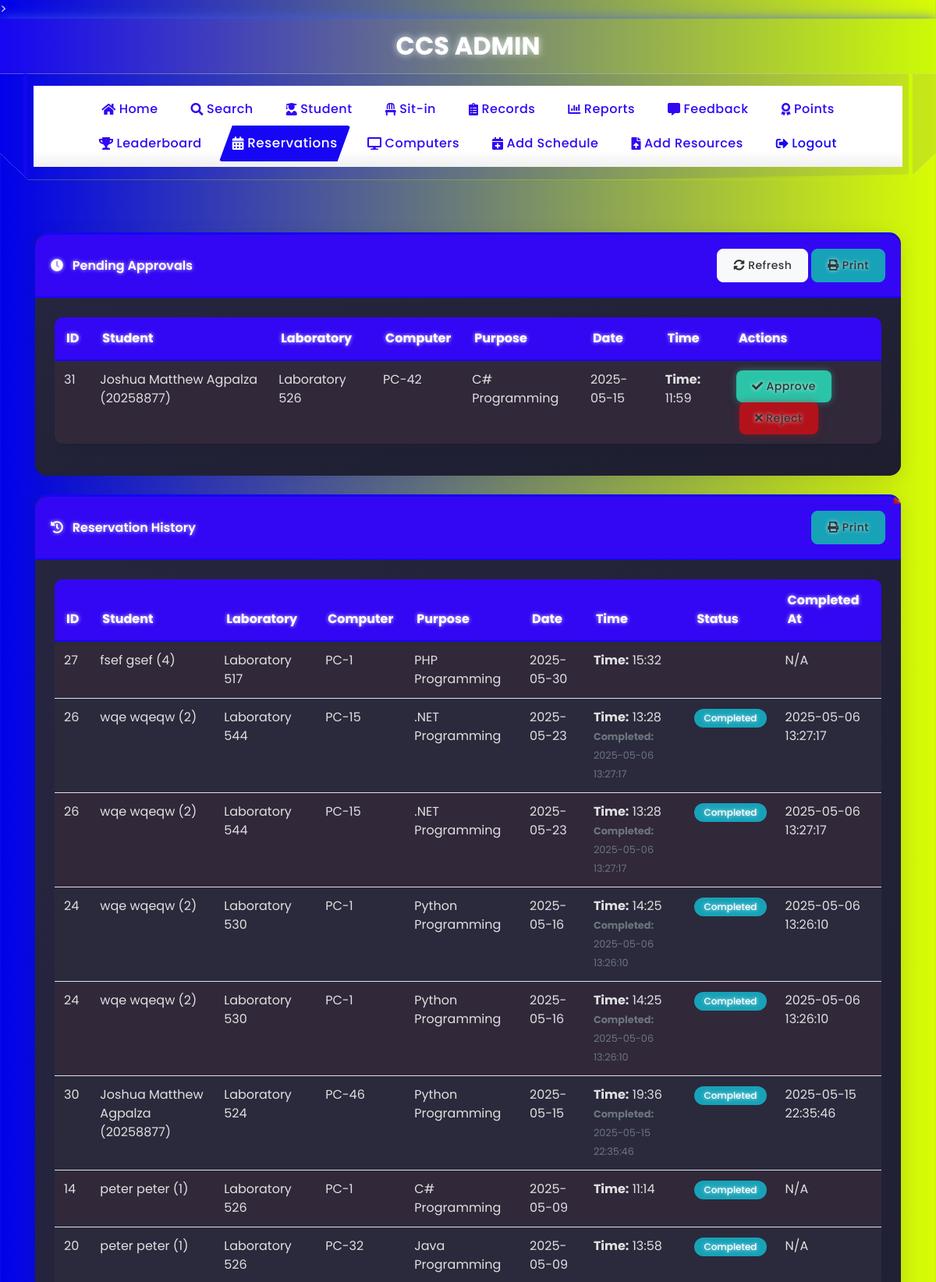
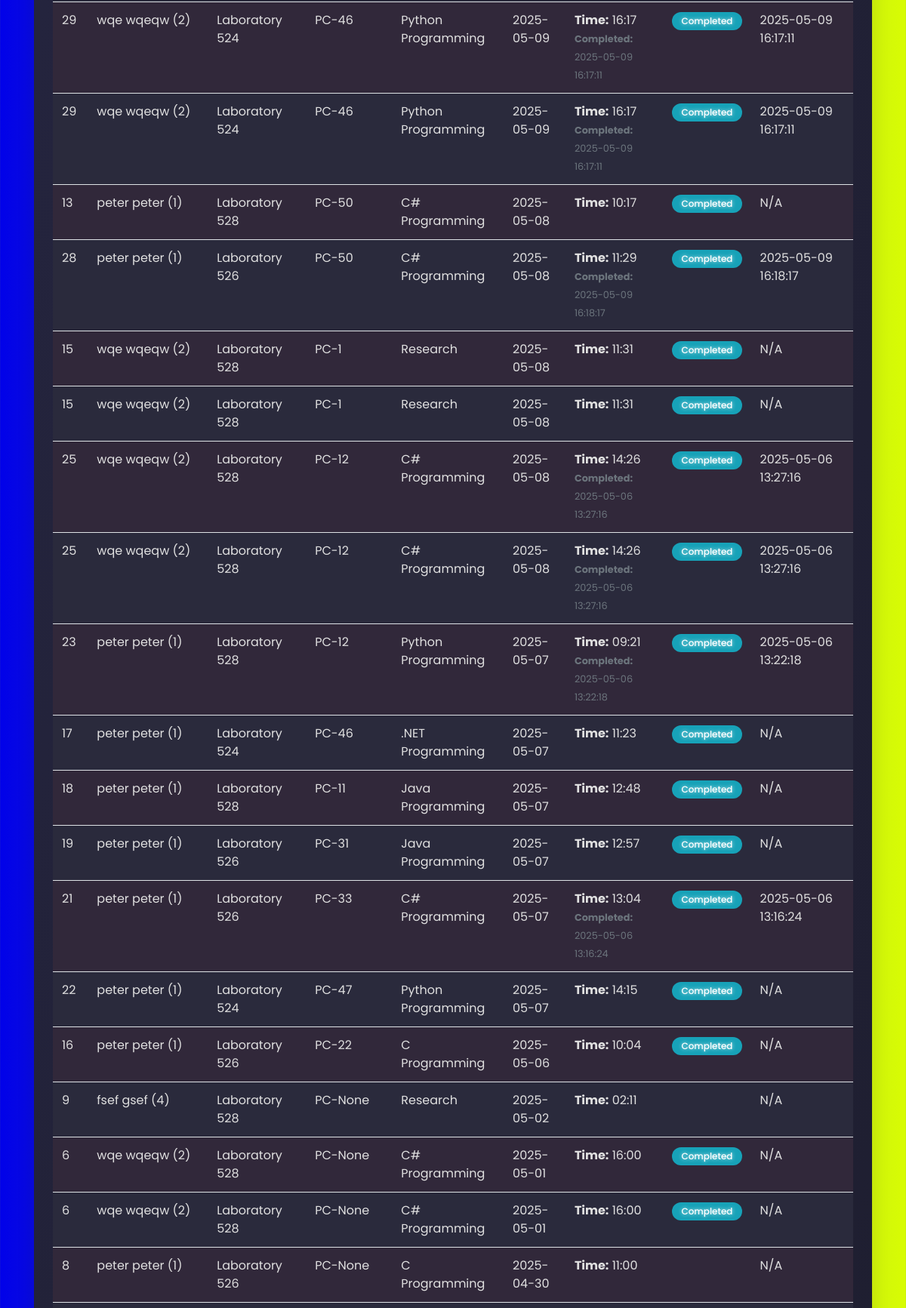
The app's page /admin_reservation (signed in, upper part) with its own data (2 pictures, top to bottom).
### tables this page shows
CREATE TABLE reservations (
                        id INTEGER PRIMARY KEY,
                        student_id TEXT,
                        laboratory_number TEXT,
                        reservation_date TEXT,
                        reservation_time TEXT,
                        purpose TEXT,
                        status TEXT,
                        created_at TEXT, computer_number INTEGER, time_out TEXT, completed_at TEXT,
                        FOREIGN KEY (student_id) REFERENCES users (idno)
                    );

CREATE TABLE users
(id INTEGER PRIMARY KEY AUTOINCREMENT,
idno varchar(50),
lastname varchar(80),
firstname varchar(80),
middlename varchar(80),
course varchar(50),
year_level varchar(50),
email varchar(60),
username varchar(80),
password varchar(90), remaining_sessions INTEGER DEFAULT 30, is_admin INTEGER DEFAULT 0, profile_image TEXT, role TEXT DEFAULT 'user', points INTEGER DEFAULT 0);

### app.py (the view)
@app.route('/admin_reservation')
def admin_reservation():
    if 'admin' not in session:
        flash('You must be logged in as admin to access this page', 'danger')
        return redirect(url_for('login'))
    try:
        conn = get_db_connection()
        cursor = conn.cursor()
        cursor.execute('SELECT COUNT(*) as count FROM sitins WHERE logout_time IS NULL')
        active_sitin_count = cursor.fetchone()['count']
        cursor.execute('''
            SELECT r.id, r.student_id, u.firstname, u.lastname, r.laboratory_number,
                   r.computer_number, r.purpose, r.reservation_date, r.reservation_time,
                   r.time_out, r.status, r.completed_at
            FROM reservations r
            JOIN users u ON r.student_id = u.idno
            ORDER BY r.reservation_date DESC, r.reservation_time ASC
        ''')
        reservations = cursor.fetchall()
        conn.close()
        return render_template('admin_reservation.html', reservations=reservations, active_sitin_count=active_sitin_count)
    except Exception as e:
        print(f"Error loading admin reservation page: {str(e)}")
        return render_template('admin_reservation.html', reservations=[], active_sitin_count=0, error=str(e))

### app.py (called while the page is built, shortened)
def get_db_connection():
    conn = sqlite3.connect('students.db', timeout=30)
    conn.execute("PRAGMA journal_mode=WAL")  # Use Write-Ahead Logging
    conn.row_factory = sqlite3.Row
    try:
        cursor = conn.cursor()
        cursor.execute("PRAGMA table_info(users)")
        columns = [column[1] for column in cursor.fetchall()]
        cursor.execute("PRAGMA table_info(sitins)")
        sitins_columns = [column[1] for column in cursor.fetchall()]
    except Exception as e:
        print(f"Error in get_db_connection: {str(e)}")
    return conn

### templates/admin_reservation.html (shortened to what this page needs)
<!DOCTYPE html>
<html lang="en">
<head>
    <link rel="stylesheet" href="https://stackpath.bootstrapcdn.com/bootstrap/4.5.2/css/bootstrap.min.css">
    <link rel="stylesheet" href="https://cdnjs.cloudflare.com/ajax/libs/font-awesome/5.15.3/css/all.min.css">
    <link rel="stylesheet" href="{{ url_for('static', filename='css/navbar.css') }}">
</head>
<body>
    <div class="header-banner">
        <div class="container text-center">
            <h3 class="font-weight-bold mb-0">CCS ADMIN</h3>
        </div>
    </div>
    {% include 'admin_navbar.html' %}
    <div class="container py-5">
        <div class="card mb-4">
            <div class="card-header d-flex justify-content-between align-items-center">
                <div>
                    <i class="fas fa-clock mr-2"></i> Pending Approvals
                </div>
                <div>
                    <button class="btn btn-sm btn-light" onclick="window.location.reload()">
                        <i class="fas fa-sync-alt"></i> Refresh
                    </button>
                    <button class="btn btn-sm btn-info no-print" onclick="window.print()">
                        <i class="fas fa-print"></i> Print
                    </button>
                </div>
            </div>
            <div class="card-body">
                <div class="table-responsive">
                    <table class="table table-striped">
                        <thead>
                            <tr>
                                <th>ID</th>
                                <th>Student</th>
                                <th>Laboratory</th>
                                <th>Computer</th>
                                <th>Purpose</th>
                                <th>Date</th>
                                <th>Time</th>
                                <th>Actions</th>
                            </tr>
                        </thead>
                        <tbody>
                            {% if reservations %}
                                {% for reservation in reservations %}
                                    {% if reservation.status == 'Pending' %}
                                    <tr>
                                        <td>{{ reservation.id }}</td>
                                        <td>{{ reservation.firstname }} {{ reservation.lastname }} ({{ reservation.student_id }})</td>
                                        <td>Laboratory {{ reservation.laboratory_number }}</td>
                                        <td>PC-{{ reservation.computer_number }}</td>
                                        <td>{{ reservation.purpose }}</td>
                                        <td>{{ reservation.reservation_date }}</td>
                                        <td>
                                            <strong>Time:</strong> {{ reservation.reservation_time }}<br>
                                        </td>
                                        <td>
                                            <form method="POST" action="{{ url_for('update_reservation_status') }}" class="d-inline">
                                                <button type="submit" class="btn btn-sm btn-success" title="Approve">
                                                    <i class="fas fa-check"></i> Approve
                                                </button>
                                            </form>
                                            <form method="POST" action="{{ url_for('update_reservation_status') }}" class="d-inline ml-1">
                                                <button type="submit" class="btn btn-sm btn-danger" title="Reject">
                                                    <i class="fas fa-times"></i> Reject
                                                </button>
                                            </form>
                                        </td>
                                    </tr>
                                    {% endif %}
                                {% endfor %}
                            {% endif %}
                        </tbody>
                    </table>
                </div>
            </div>
        </div>
        <div class="card">
            <div class="card-header">
                <div class="d-flex justify-content-between align-items-center">
                    <div>
                        <i class="fas fa-history mr-2"></i> Reservation History
                    </div>
                    <div>
                        <button class="btn btn-sm btn-info no-print" onclick="window.print()">
                            <i class="fas fa-print"></i> Print
                        </button>
                    </div>
                </div>
            </div>
            <div class="card-body">
                <div class="table-responsive">
                    <table class="table table-striped">
                        <thead>
                            <tr>
                                <th>ID</th>
                                <th>Student</th>
                                <th>Laboratory</th>
                                <th>Computer</th>
                                <th>Purpose</th>
                                <th>Date</th>
                                <th>Time</th>
                                <th>Status</th>
                                <th>Completed At</th>
                            </tr>
                        </thead>
                        <tbody>
                            {% if reservations %}
                                {% for reservation in reservations %}
                                    {% if reservation.status != 'Pending' %}
                                    <tr>
                                        <td>{{ reservation.id }}</td>
                                        <td>{{ reservation.firstname }} {{ reservation.lastname }} ({{ reservation.student_id }})</td>
                                        <td>Laboratory {{ reservation.laboratory_number }}</td>
                                        <td>PC-{{ reservation.computer_number }}</td>
                                        <td>{{ reservation.purpose }}</td>
                                        <td>{{ reservation.reservation_date }}</td>
                                        <td>
                                            <strong>Time:</strong> {{ reservation.reservation_time }}<br>
                                            {% if reservation.status == 'Completed' and reservation.completed_at %}
                                            <small class="text-muted"><strong>Completed:</strong> {{ reservation.completed_at }}</small>
                                            {% endif %}
                                        </td>
                                        <td>
                                            {% if reservation.status == 'Approved' %}
                                                <span class="badge badge-pill badge-success">Approved</span>
                                            {% elif reservation.status == 'Rejected' %}
                                                <span class="badge badge-pill badge-danger">Rejected</span>
                                            {% elif reservation.status == 'Completed' %}
                                                <span class="badge badge-pill badge-info">Completed</span>
                                            {% endif %}
                                        </td>
                                        <td>{{ reservation.completed_at if reservation.completed_at else 'N/A' }}</td>
                                    </tr>
                                    {% endif %}
                                {% endfor %}
                            {% endif %}
                        </tbody>
                    </table>
                </div>
            </div>
        </div>
    </div>
</body>
</html>

### templates/admin_reservation.html (style rules this page uses)
:root { --primary-color: #1606f3; --secondary-color: #cdfa06; --accent-color: #D6454F; --light-color: #f8f9fa; --dark-color: #3307f3; --success-color: #2bc4a9; --warning-color: #f9c74f; --danger-color: #B4121B; --glow-color: rgba(67, 97, 238, 0.8); }
body { font-family: 'Poppins', sans-serif; background: linear-gradient(to right, #0101e9, #d8fd03); color: #e0e0e0; min-height: 100vh; }
.header-banner { background: linear-gradient(to right, var(--primary-color), var(--secondary-color)); color: white; padding: 16px 0; overflow: hidden; text-shadow: 0 0 10px rgba(255, 255, 255, 0.8); box-shadow: 0 0 15px var(--glow-color); }
.header-banner h3 { font-size: 2rem; font-weight: 700; }
.card { border: none; border-radius: 15px; box-shadow: 0 5px 25px rgba(0, 0, 0, 0.1); transition: all 0.3s ease; margin-bottom: 25px; overflow: hidden; background: linear-gradient(to bottom right, #1e1e2f, #252540); border-top: 3px solid var(--primary-color); }
.card-header { background: var(--dark-color); color: white; font-weight: 600; padding: 18px 20px; border-bottom: 2px solid var(--primary-color) !important; border-radius: 15px 15px 0 0 !important; text-shadow: 0 0 5px rgba(255, 255, 255, 0.8); }
.card-body { padding: 25px; background: linear-gradient(to bottom right, #252540, #1e1e2f); color: #e0e0e0; }
.btn { border-radius: 8px; padding: 10px 20px; font-weight: 500; letter-spacing: 0.5px; transition: all 0.3s ease; color: #333333; text-shadow: 0 0 5px rgba(255, 255, 255, 0.8); }
.btn-success { background: var(--success-color); border: none; box-shadow: 0 0 10px rgba(43, 196, 169, 0.5); }
.btn-danger { background: var(--danger-color); border: none; box-shadow: 0 0 10px rgba(180, 18, 27, 0.5); }
.table { background-color: #2a2a3c; border-radius: 10px; overflow: hidden; box-shadow: 0 0 20px rgba(0, 0, 0, 0.1); color: #e0e0e0; }
.table thead th { background-color: var(--dark-color); color: white; border: none; padding: 15px; border-bottom: 2px solid var(--primary-color); text-shadow: 0 0 5px rgba(255, 255, 255, 0.8); }
.table-striped tbody tr:nth-of-type(odd) { background-color: rgba(180, 18, 27, 0.05); }
.badge-pill { padding: 0.5em 1em; font-weight: 500; text-shadow: 0 0 5px rgba(255, 255, 255, 0.8); }

### records on screen
reservations: id "31", firstname "Joshua Matthew", lastname "Agpalza", student_id "20258877", laboratory_number "526", computer_number "42", purpose "C# Programming", reservation_date "2025-05-15", reservation_time "11:59"
reservations: id "27", firstname "fsef", lastname "gsef", student_id "4", laboratory_number "517", computer_number "1", purpose "PHP Programming", reservation_date "2025-05-30", reservation_time "15:32", completed_at "N/A"
reservations: id "26", firstname "wqe", lastname "wqeqw", student_id "2", laboratory_number "544", computer_number "15", purpose ".NET Programming", reservation_date "2025-05-23", reservation_time "13:28", completed_at "2025-05-06 13:27:17", status "Completed"
reservations: id "24", firstname "wqe", lastname "wqeqw", student_id "2", laboratory_number "530", computer_number "1", purpose "Python Programming", reservation_date "2025-05-16", reservation_time "14:25", completed_at "2025-05-06 13:26:10", status "Completed"
reservations: id "30", firstname "Joshua Matthew", lastname "Agpalza", student_id "20258877", laboratory_number "524", computer_number "46", purpose "Python Programming", reservation_date "2025-05-15", reservation_time "19:36", completed_at "2025-05-15 22:35:46", status "Completed"
reservations: id "14", firstname "peter", lastname "peter", student_id "1", laboratory_number "526", computer_number "1", purpose "C# Programming", reservation_date "2025-05-09", reservation_time "11:14", status "Completed", completed_at "N/A"
reservations: id "20", firstname "peter", lastname "peter", student_id "1", laboratory_number "526", computer_number "32", purpose "Java Programming", reservation_date "2025-05-09", reservation_time "13:58", status "Completed", completed_at "N/A"
reservations: id "29", firstname "wqe", lastname "wqeqw", student_id "2", laboratory_number "524", computer_number "46", purpose "Python Programming", reservation_date "2025-05-09", reservation_time "16:17", completed_at "2025-05-09 16:17:11", status "Completed"
reservations: id "13", firstname "peter", lastname "peter", student_id "1", laboratory_number "528", computer_number "50", purpose "C# Programming", reservation_date "2025-05-08", reservation_time "10:17", status "Completed", completed_at "N/A"
reservations: id "28", firstname "peter", lastname "peter", student_id "1", laboratory_number "526", computer_number "50", purpose "C# Programming", reservation_date "2025-05-08", reservation_time "11:29", completed_at "2025-05-09 16:18:17", status "Completed"
reservations: id "15", firstname "wqe", lastname "wqeqw", student_id "2", laboratory_number "528", computer_number "1", purpose "Research", reservation_date "2025-05-08", reservation_time "11:31", status "Completed", completed_at "N/A"
reservations: id "25", firstname "wqe", lastname "wqeqw", student_id "2", laboratory_number "528", computer_number "12", purpose "C# Programming", reservation_date "2025-05-08", reservation_time "14:26", completed_at "2025-05-06 13:27:16", status "Completed"
reservations: id "23", firstname "peter", lastname "peter", student_id "1", laboratory_number "528", computer_number "12", purpose "Python Programming", reservation_date "2025-05-07", reservation_time "09:21", completed_at "2025-05-06 13:22:18", status "Completed"
reservations: id "17", firstname "peter", lastname "peter", student_id "1", laboratory_number "524", computer_number "46", purpose ".NET Programming", reservation_date "2025-05-07", reservation_time "11:23", status "Completed", completed_at "N/A"
reservations: id "18", firstname "peter", lastname "peter", student_id "1", laboratory_number "528", computer_number "11", purpose "Java Programming", reservation_date "2025-05-07", reservation_time "12:48", status "Completed", completed_at "N/A"
reservations: id "19", firstname "peter", lastname "peter", student_id "1", laboratory_number "526", computer_number "31", purpose "Java Programming", reservation_date "2025-05-07", reservation_time "12:57", status "Completed", completed_at "N/A"
reservations: id "21", firstname "peter", lastname "peter", student_id "1", laboratory_number "526", computer_number "33", purpose "C# Programming", reservation_date "2025-05-07", reservation_time "13:04", completed_at "2025-05-06 13:16:24", status "Completed"
reservations: id "22", firstname "peter", lastname "peter", student_id "1", laboratory_number "524", computer_number "47", purpose "Python Programming", reservation_date "2025-05-07", reservation_time "14:15", status "Completed", completed_at "N/A"
reservations: id "16", firstname "peter", lastname "peter", student_id "1", laboratory_number "526", computer_number "22", purpose "C Programming", reservation_date "2025-05-06", reservation_time "10:04", status "Completed", completed_at "N/A"
reservations: id "9", firstname "fsef", lastname "gsef", student_id "4", laboratory_number "528", computer_number "None", purpose "Research", reservation_date "2025-05-02", reservation_time "02:11", completed_at "N/A"
reservations: id "6", firstname "wqe", lastname "wqeqw", student_id "2", laboratory_number "528", computer_number "None", purpose "C# Programming", reservation_date "2025-05-01", reservation_time "16:00", status "Completed", completed_at "N/A"
reservations: id "8", firstname "peter", lastname "peter", student_id "1", laboratory_number "526", computer_number "None", purpose "C Programming", reservation_date "2025-04-30", reservation_time "11:00", completed_at "N/A"
